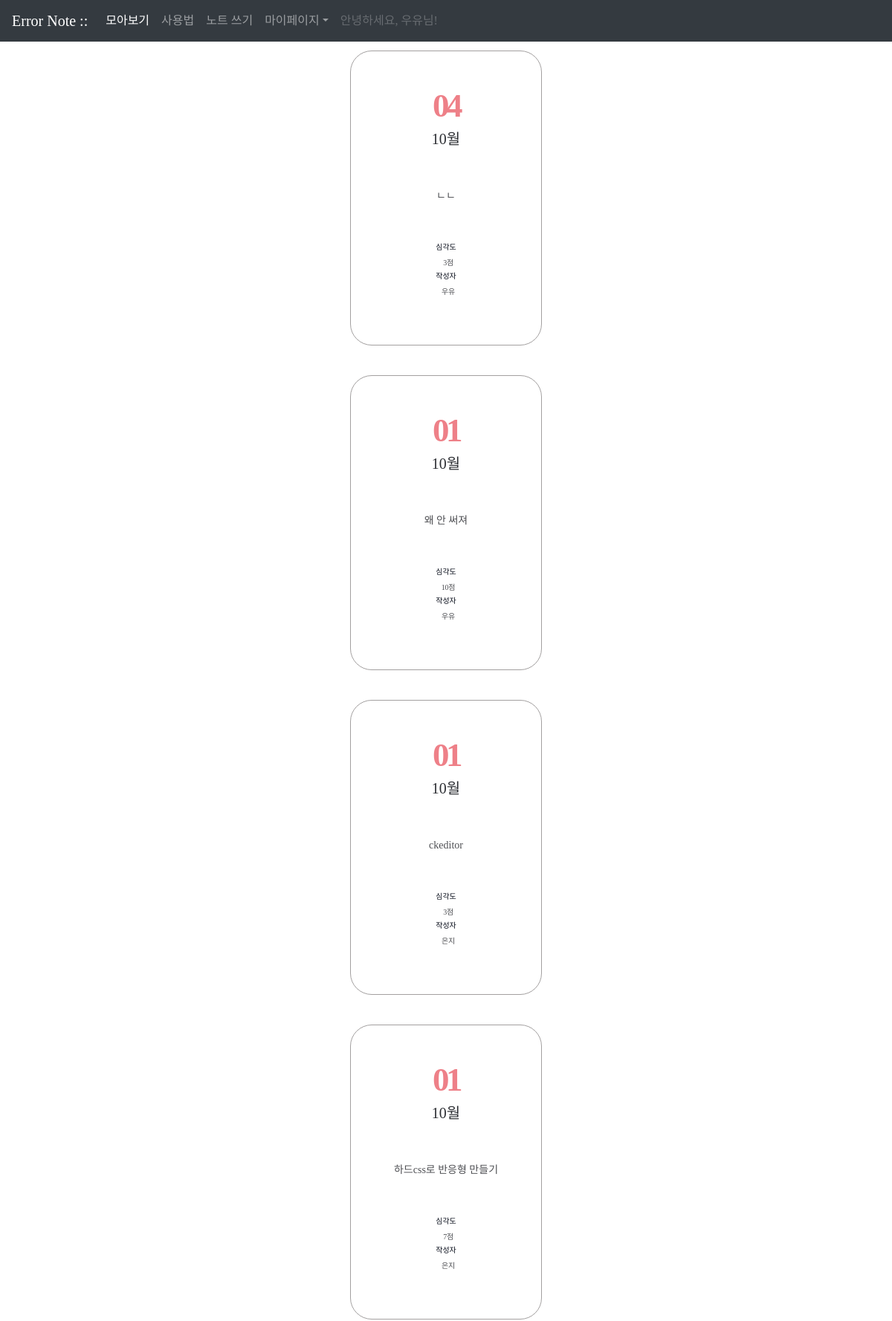
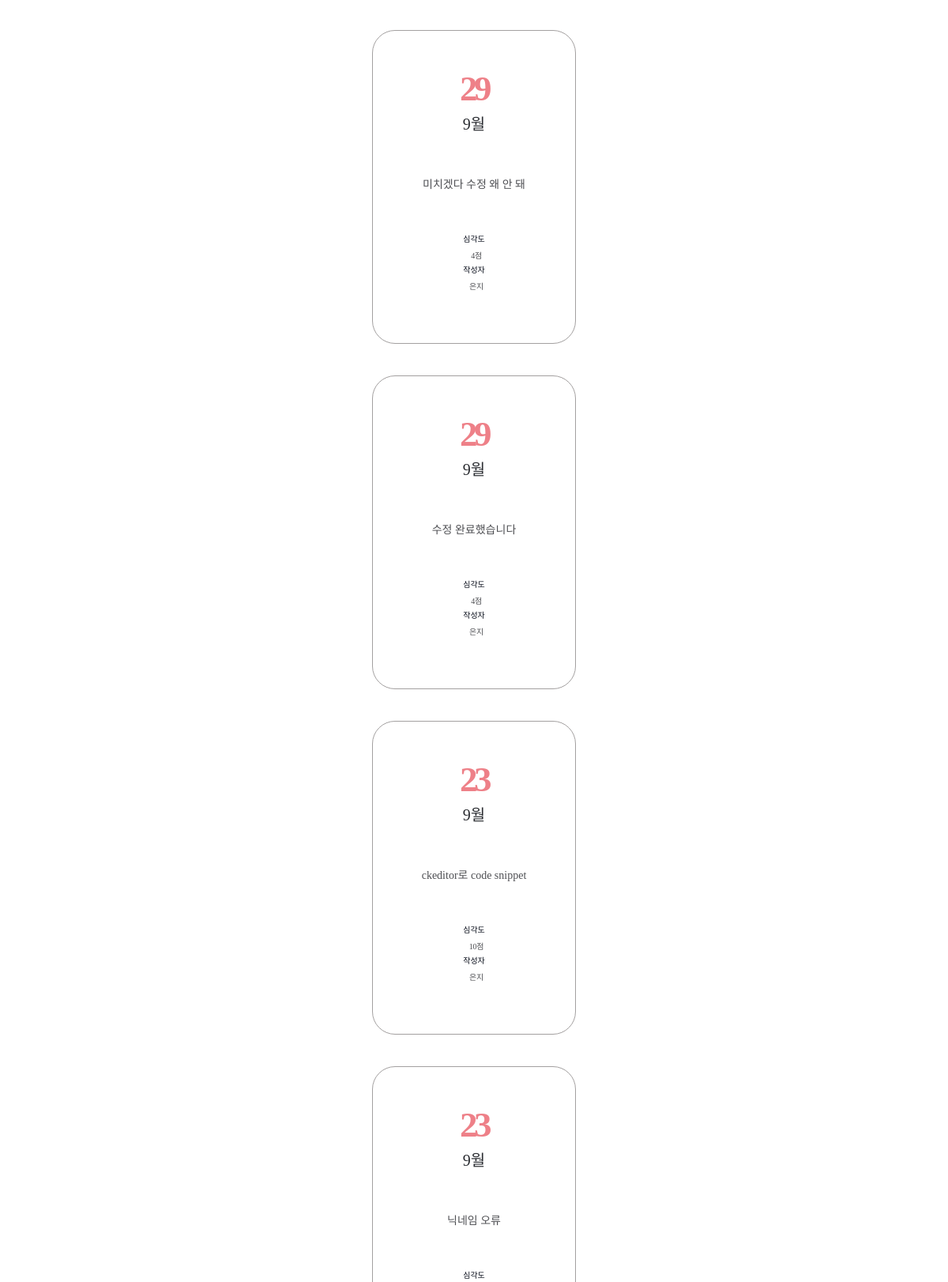
/diary/ (signed in, upper part), run on the app's committed database (2 pictures, top to bottom).
### userplate/models.py (models this page shows, shortened)
class User(AbstractUser):
    nickname = models.CharField(max_length=10, unique=True, null=True, validators=[validate_no_special_characters], error_messages={'unique': '이미 사용 중인 닉네임입니다.'},)

### diary/models.py (models this page shows, shortened)
class Page(models.Model):
    title = models.CharField(max_length=50)
    content = models.TextField()
    score = models.IntegerField()
    dt_created = models.DateTimeField(verbose_name="Date Created", auto_now_add=True)
    author = models.ForeignKey(User, on_delete=models.CASCADE)

### diary/views.py (the view)
# urls.py: path('diary/', views.PageListView.as_view(), name='page-list'),
class PageListView(ListView):
    model = Page
    ordering = ['-dt_created']
    paginate_by = 8

### diary/templates/diary/page_list.html
{% extends './base.html' %}
{% block content %}
<div class="contents py-5 wrap-note d-flex">
    <div class="note container col-sm-3 col-md-4">
        <div class="note-list">
            <ul>
                {% for obj in page_obj.object_list %}
                <li class="card-body">
                    <a href="{% url 'page-detail' obj.id %}">
                        <div class="date">
                            <span>{{obj.dt_created|date:"d"}}</span>
                            <p>{{obj.dt_created|date:"M"}}</p>
                        </div>
                        <h2>{{obj.title}}</h2>
                        <div class="score">
                            <p>심각도</p>
                            <span>{{obj.score}}점</span><br>
                            <p>작성자</p>
                            <span>{{obj.author.nickname}}</span>
                        </div>
                    </a>
                </li>
                {% endfor %}
            </ul>
        </div>
    </div>
</div>
{% endblock content %}

### diary/templates/diary/base.html (shortened to what this page needs)
{% load static %}
<!DOCTYPE html>
    <html lang="en">
    <head>
        <link rel="stylesheet" href="https://stackpath.bootstrapcdn.com/bootstrap/4.4.1/css/bootstrap.min.css">
        <link href="https://cdn.jsdelivr.net/npm/summernote@0.8.18/dist/summernote-bs4.min.css" rel="stylesheet">
        <link rel="stylesheet" href="{% static 'diary/css/styles.css' %}" />
        <link
        rel="stylesheet"
        type="text/css"
        href="https://cdn.rawgit.com/moonspam/NanumSquare/master/nanumsquare.css"
        />
        <link
        rel="stylesheet"
        href="https://cdn.jsdelivr.net/gh/projectnoonnu/noonfonts_two@1.0/NanumBarunpen.woff"
        />
    </head>
    <body>
    <nav class="navbar navbar-expand-md navbar-dark bg-dark fixed-top">
        <a class="navbar-brand" href="#">Error Note ::</a>
        <div class="collapse navbar-collapse" id="navbarsExample04">
            <ul class="navbar-nav mr-auto">
            <li class="nav-item active">
                <a class="nav-link" href="{% url 'page-list' %}">모아보기<span class="sr-only">(current)</span></a>
            </li>
            <li class="nav-item">
                <a class="nav-link" href="{% url 'info' %}">사용법</a>
            </li>
            <li class="nav-item">
                <a class="nav-link" href="{% url 'page-create' %}">노트 쓰기</a>
            </li>
            <li class="nav-item dropdown">
                <a class="nav-link dropdown-toggle" href="http://example.com" id="dropdown04" data-toggle="dropdown" aria-haspopup="true" aria-expanded="false">마이페이지</a>
            </li>
            <li class="nav-item">
                {% if user.is_authenticated %}
                <a class="nav-link disabled" href="#">안녕하세요, {{user.nickname}}님!</a>
                {% endif %}
            </li>
            </ul>
        </div>
        </nav>
    {% block content %} {% endblock content %}
</body>
</html>

### diary/static/diary/css/styles.css (style rules this page uses)
h1,h2,h3,p,a,ul,li { margin: 0; padding: 0; font-family: 'NanumSquare'; list-style: none; text-decoration: none; outline: none; }
html { position: relative; min-height: 100%; margin: 0; }
body { margin: 0; padding: 0; -webkit-font-smoothing: antialiased; -moz-osx-font-smoothing: auto; }
.note-list ul li a { display: block; width: 258px; height: 397px; margin: 0 auto; background: #fff; border: solid 1px #a3a0a0; border-radius: 29px; }
.note-list ul li a .date { margin-top: 40px; margin-bottom: 55px; text-align: center; }
.note-list ul li a .date p { font-family: 'NanumSquare'; color: #2b2d32; font-size: 20px; text-align: center; text-transform: capitalize; line-height: 1; }
.note-list ul li a .date span { display: block; font-family: 'NanumSquare'; color: #ee8088; font-weight: 700; font-size: 45px; letter-spacing: -4.47px; }
.note-list ul li a h2 { font-family: 'NanumBarunpen'; color: #4e4f53; font-weight: normal; font-size: 14px; line-height: 1.67; text-align: center; }
.note-list ul li a .score { margin-top: 50px; text-align: center; }
.note-list ul li a .score p { font-family: 'NanumSquare'; color: #060b18; font-size: 10px; }
.note-list ul li a .score span { padding-left: 6px; font-family: 'NanumBarunpen'; color: #4e4f53; font-size: 10px; letter-spacing: -0.29px; }
.contents { display: flex; justify-content: space-between; align-items: center; }
.note-list { display: block; height: 167px; border-radius: 18px; background-position: center; background-size: cover; }

### data on the page
User: nickname "우유"
Page: dt_created "04", dt_created "10월", title "ㄴㄴ", score "3", author.nickname "우유"
Page: dt_created "01", dt_created "10월", title "왜 안 써져", score "10", author.nickname "우유"
Page: dt_created "01", dt_created "10월", title "ckeditor", score "3", author.nickname "은지"
Page: dt_created "01", dt_created "10월", title "하드css로 반응형 만들기", score "7", author.nickname "은지"
Page: dt_created "29", dt_created "9월", title "미치겠다 수정 왜 안 돼", score "4", author.nickname "은지"
Page: dt_created "29", dt_created "9월", title "수정 완료했습니다", score "4", author.nickname "은지"
Page: dt_created "23", dt_created "9월", title "ckeditor로 code snippet", score "10", author.nickname "은지"
Page: dt_created "23", dt_created "9월", title "닉네임 오류"
